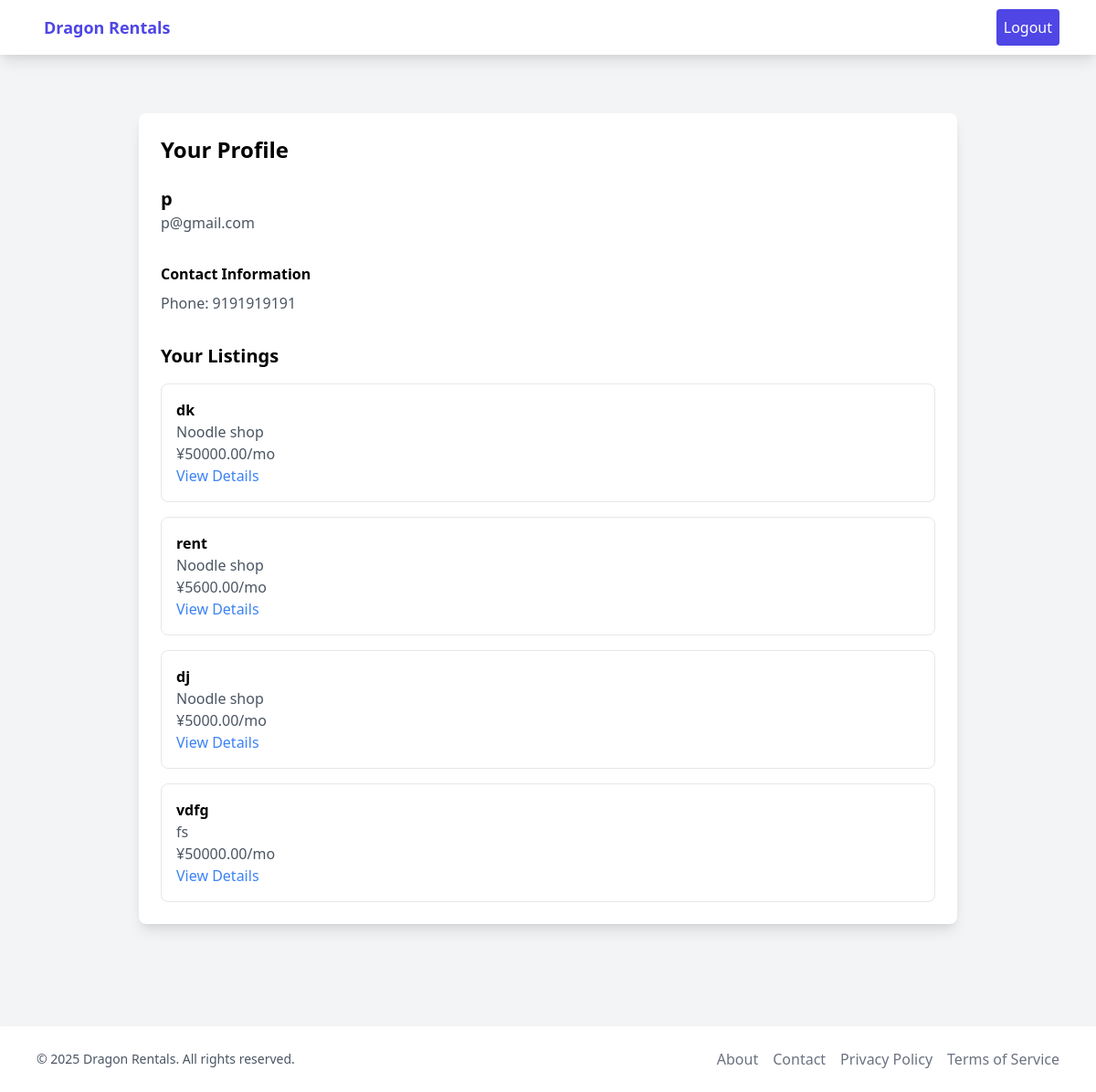
Page /accounts/profile/ (signed in) on the committed database.
### accounts/models.py (models this page shows, shortened)
class CustomUser(AbstractUser):
    phone_number = models.CharField(max_length=15, blank=True)
    profile_picture = models.ImageField(upload_to='profile_pics/', blank=True)
    is_landlord = models.BooleanField(default=False)

### listings/models.py (models this page shows, shortened)
class Property(models.Model):
    PROPERTY_TYPES = [
        ('house', 'House'),
        ('apartment', 'Apartment'),
        ('dojo', 'Dojo'),
        ('shop', 'Shop'),
    ]
    title = models.CharField(max_length=200)
    description = models.TextField()
    property_type = models.CharField(max_length=20, choices=PROPERTY_TYPES)
    location = models.CharField(max_length=200)
    rent = models.DecimalField(max_digits=10, decimal_places=2, validators=[MinValueValidator(0)])
    deposit = models.DecimalField(max_digits=10, decimal_places=2, validators=[MinValueValidator(0)])
    distance_to_noodle_shop = models.DecimalField(max_digits=5, decimal_places=2, help_text="Distance in km")
    available_from = models.DateField()
    landlord = models.ForeignKey(CustomUser, on_delete=models.CASCADE, related_name='properties')
    created_at = models.DateTimeField(auto_now_add=True)
    updated_at = models.DateTimeField(auto_now=True)
    image = models.ImageField(upload_to='property_images/', blank=True, null=True)
    class Meta:
        verbose_name_plural = "Properties"
        ordering = ['-created_at']

### accounts/views.py (the view)
# urls.py: path('profile/', profile, name='profile'),
@login_required
def profile(request):
    user = request.user
    properties = user.properties.all()
    return render(request, 'accounts/profile.html', {
        'user': user,
        'properties': properties
    })

### templates/accounts/profile.html (shortened to what this page needs)
{% extends 'base.html' %}
{% block content %}
<div class="max-w-4xl mx-auto py-8">
    <div class="bg-white p-6 rounded-lg shadow-lg">
        <h2 class="text-2xl font-bold mb-6">Your Profile</h2>
        <div class="flex items-center space-x-6 mb-8">
            <div>
                <h3 class="text-xl font-semibold">{{ user.username }}</h3>
                <p class="text-gray-600">{{ user.email }}</p>
            </div>
        </div>
        <div class="grid grid-cols-1 md:grid-cols-2 gap-6 mb-8">
            <div>
                <h4 class="font-semibold mb-2">Contact Information</h4>
                <p class="text-gray-600">Phone: {{ user.phone_number|default:"Not provided" }}</p>
            </div>
        </div>
        <h3 class="text-xl font-semibold mb-4">Your Listings</h3>
        {% if properties %}
        <div class="grid grid-cols-1 gap-4">
            {% for property in properties %}
            <div class="border p-4 rounded-lg">
                <h4 class="font-semibold">{{ property.title }}</h4>
                <p class="text-gray-600">{{ property.location }}</p>
                <p class="text-gray-600">¥{{ property.rent }}/mo</p>
                <a href="{% url 'property_detail' property.pk %}" class="text-blue-500 hover:text-blue-700">View Details</a>
            </div>
            {% endfor %}
        </div>
        {% else %}
        <p class="text-gray-600">You haven't listed any properties yet.</p>
        {% endif %}
    </div>
</div>
{% endblock %}

### rows in the picture
CustomUser: username "p", email "p@gmail.com", phone_number "9191919191"
Property: title "dk", location "Noodle shop", rent "50000.00"
Property: title "rent", location "Noodle shop", rent "5600.00"
Property: title "dj", location "Noodle shop", rent "5000.00"
Property: title "vdfg", location "fs", rent "50000.00"
